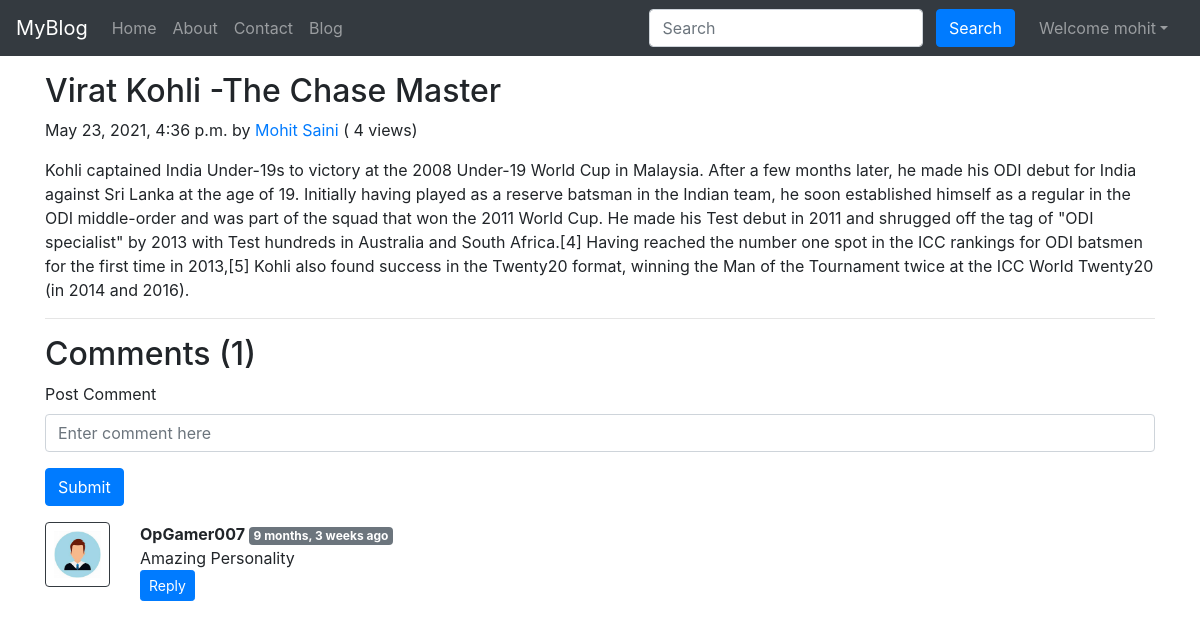
The app's page /blog/king-kohli (signed in) with its own data.
### blog/models.py (models this page shows, shortened)
class Post(models.Model):
    sno=models.AutoField(primary_key=True)
    title=models.CharField(max_length=255)
    author=models.CharField(max_length=14)
    slug=models.CharField(max_length=130)
    views= models.IntegerField(default=0)
    timeStamp=models.DateTimeField(blank=True)
    content=models.TextField()

class BlogComment(models.Model):
    sno= models.AutoField(primary_key=True)
    comment=models.TextField()
    user=models.ForeignKey(User, on_delete=models.CASCADE)
    post=models.ForeignKey(Post, on_delete=models.CASCADE)
    parent=models.ForeignKey('self',on_delete=models.CASCADE, null=True )
    timestamp= models.DateTimeField(default=now)

### blog/views.py (the view)
# urls.py: path('<str:slug>', views.blogPost, name="blogPost"),
def blogPost(request, slug):
    post=Post.objects.filter(slug=slug).first()
    post.views= post.views +1
    post.save()
    comments= BlogComment.objects.filter(post=post, parent=None)
    replies= BlogComment.objects.filter(post=post).exclude(parent=None)
    replyDict={}
    for reply in replies:
        if reply.parent.sno not in replyDict.keys():
            replyDict[reply.parent.sno]=[reply]
        else:
            replyDict[reply.parent.sno].append(reply)
    context={'post':post, 'comments': comments, 'user': request.user, 'replyDict': replyDict}
    return render(request, "blog/blogPost.html", context)

### blog/templatetags/extras.py (called while the page is built)
@register.filter(name='get_val')
def get_val(dict, key):
    return dict.get(key)

### templates/blog/blogPost.html (shortened to what this page needs)
{% extends 'base.html' %}
{% block body %}
{% load humanize %}
{% load extras %}
<div class="container my-3">
    <h2 class="blog-post-title">{{post.title}}</h2>
    <p class="blog-post-meta">{{post.timeStamp}} by <a href="/about">{{post.author}}</a> (<span > {{post.views}} views</span>)</p>
    <p>{{post.content|safe}}</p>
    <hr>
</div>
<div class="container">
    <h2> Comments ({{comments.count}}) </h2>
    <div class="my-2">
        {% if user.is_authenticated %}
        <form action="/blog/postComment" method="post">
            <div class="form-group">
                <label for="exampleInputEmail1">Post Comment </label>
                <input type="text" class="form-control" name="comment" placeholder="Enter comment here">
            </div>
            <button type="submit" class="btn btn-primary">Submit</button>
        </form>
        {% else %}
        Please login to post a comment
        {% endif %}
    </div>
    {% for comment in comments %}
    <div class="row my-3">
        <div class="col-md-1  ">
            <img class="rounded mx-auto d-block w-100 border border-dark p-2" src="/static/img/user.jpg" alt="user">
        </div>
        <div class="col-md-11 ">
            <b> {{comment.user.username}} </b> <span class="badge badge-secondary ">{{comment.timestamp| naturaltime}}</span>
            <div>{{comment.comment}}</div>
            <div class="reply mx-0">
                {% if user.is_authenticated %}
                <button class="btn btn-sm btn-primary" type="button" data-toggle="collapse" data-target="#replyBox{{comment.sno}}" aria-expanded="false" aria-controls="replyBox{{comment.sno}}">
                    Reply
                </button>
                {% else %}
                <button class="btn btn-sm btn-primary" type="button" data-toggle="collapse" data-target="#replyBox{{comment.sno}}" aria-expanded="false" aria-controls="replyBox{{comment.sno}}">
                    Login to reply
                </button>
                {% endif %}
            </div>
        </div>
    </div>
    {% endfor %}
</div>
{% endblock %}

### templates/base.html (shortened to what this page needs)
<!doctype html>
<html lang="en">
  <head>
    <link rel="stylesheet" href="https://stackpath.bootstrapcdn.com/bootstrap/4.5.2/css/bootstrap.min.css">
  </head>
  <body>
    <nav class="navbar navbar-expand-lg navbar-dark bg-dark">
        <a class="navbar-brand" href="/">MyBlog</a>
        <div class="collapse navbar-collapse" id="navbarSupportedContent">
          <ul class="navbar-nav mr-auto">
            <li class="nav-item {% block homeactive %}  {% endblock homeactive %}">
              <a class="nav-link" href="/">Home <span class="sr-only">(current)</span></a>
            </li>
            <li class="nav-item {% block aboutactive %}  {% endblock aboutactive %}" >
              <a class="nav-link" href="/about">About</a>
            </li>
            <li class="nav-item {% block contactactive %}  {% endblock contactactive %} ">
              <a class="nav-link" href="/contact">Contact</a>
            </li>
            <li class="nav-item {% block blogactive %}  {% endblock blogactive %} ">
              <a class="nav-link" href="/blog">Blog</a>
            </li>
          </ul>
          <div class="ml-auto form-inline ">
          <form method="get" action="/search"class="my-2 my-lg-0 mx-3">
            <input class="form-control mr-sm-2" type="search" placeholder="Search" aria-label="Search" name="query" id="query">
            <button class="btn btn-primary my-2 my-sm-0 " type="submit">Search</button>
          </form>
{% if user.is_authenticated %}
<ul class="navbar-nav mr-2">
<li class="nav-item dropdown">
<a class="nav-link dropdown-toggle" href='#' id="navbarDropdown" role="button" data-toggle="dropdown"> Welcome {{request.user}}</a>
      </li>
      </ul>
      </div>
{% endif %}
        </div>
      </nav>
      {% block body %}  {% endblock body %}
  </body>
</html>

### records on screen
Post: title "Virat Kohli -The Chase Master", timeStamp "May 23, 2021, 4:36 p.m.", author "Mohit Saini", views "4", content "Kohli captained India Under-19s to victory at the 2008 Under-19 World Cup in Malaysia. After a few months later, he made his ODI debut for India against Sri Lanka at the age of 19. Initially having played as a reserve batsman in the Indian team, he soon established himself as a regular in the ODI middle-order and was part of the squad that won the 2011 World Cup. He made his Test debut in 2011 and shrugged off the tag of \"ODI specialist\" by 2013 with Test hundreds in Australia and South Africa.[4] Having reached the number one spot in the ICC rankings for ODI batsmen for the first time in 2013,[5] Kohli also found success in the Twenty20 format, winning the Man of the Tournament twice at…"
BlogComment: user.username "OpGamer007", timestamp "9 months, 3 weeks ago", comment "Amazing Personality"

### other values on screen
{{ request.user }} "mohit"
{{ comments.count }} "1"
